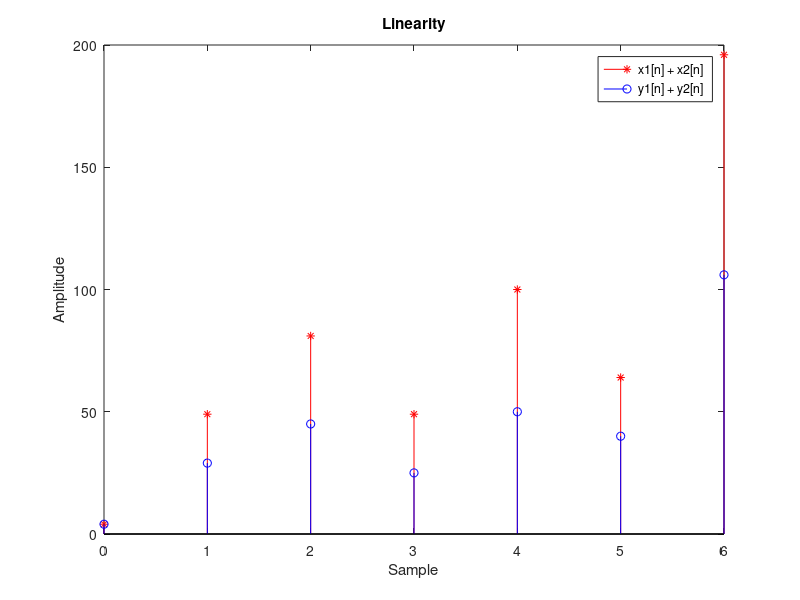

Source code (MATLAB):
clc
clear all
close all

%Checking Linearity%
n = 0:1:6;

x1 = [0 2 3 4 5 6 9];  %Discrete signal x1[n];
x2 = [2 5 6 3 5 2 5];  %Discrete signal x2[n];

y1 = x1.^2;
y2 = x2.^2;

x3 = x1 + x2;
y3 = x3.^2;
ycheck = y1 + y2;

stem(n,y3,'*r'); hold on;
stem(n,ycheck,'b');
title('Linearity');
legend('x1[n] + x2[n]','y1[n] + y2[n]');
xlabel('Sample'); ylabel('Amplitude');

